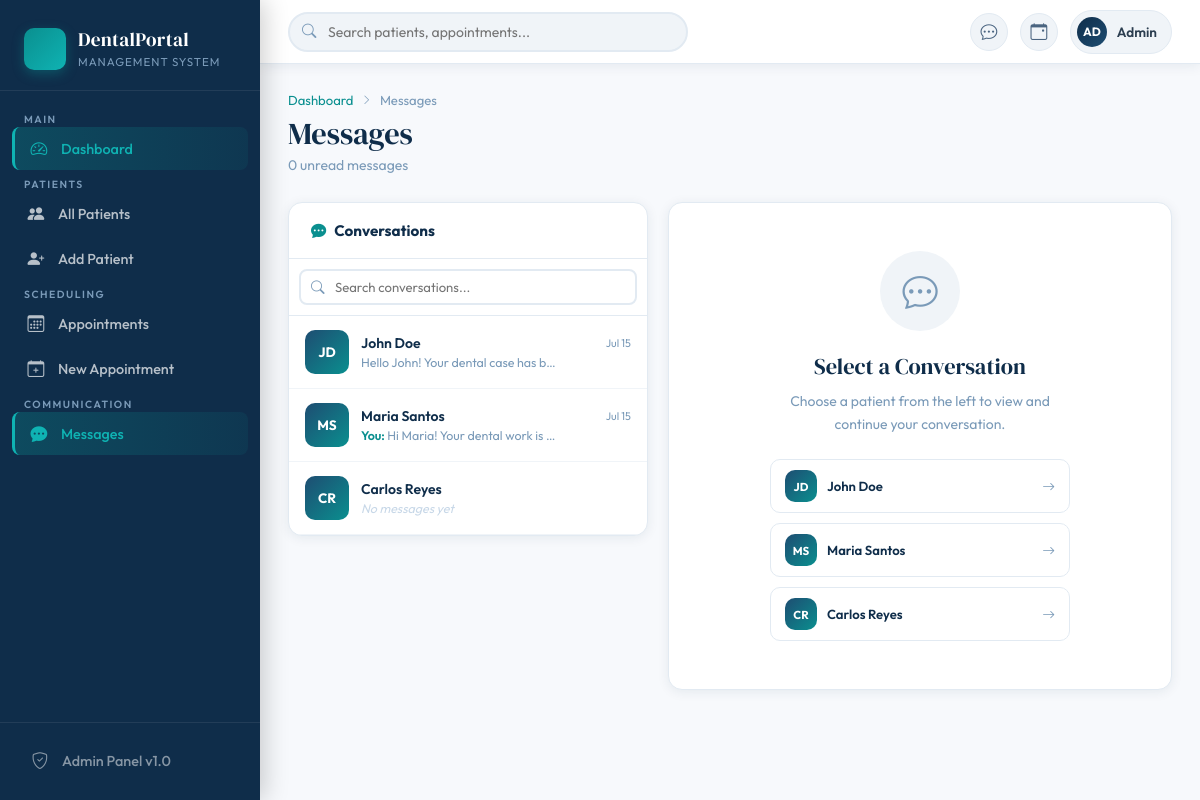
/messages/index.php, run on an earlier commit of the app's database.
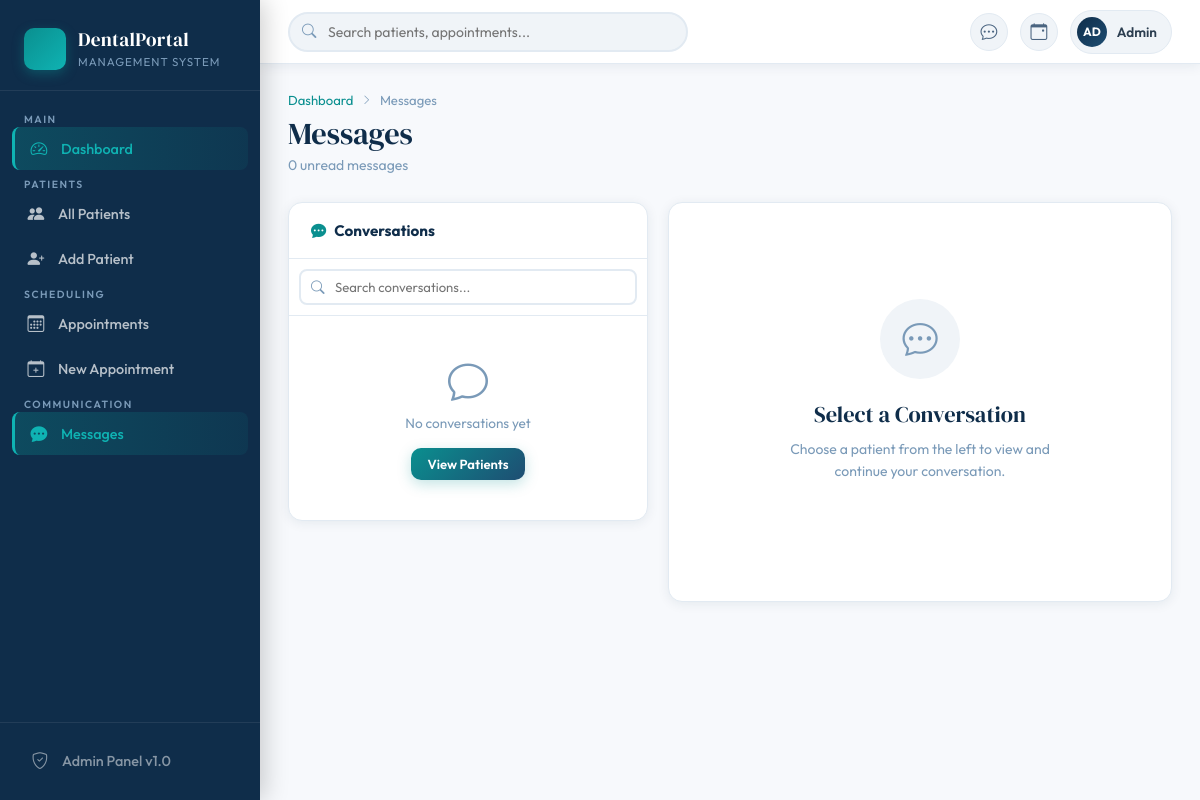
And on a later commit of the database.
### tables this page shows
CREATE TABLE IF NOT EXISTS customers (
    id INT AUTO_INCREMENT PRIMARY KEY,
    customer_name VARCHAR(255) NOT NULL,
    phone_number VARCHAR(30) NOT NULL,
    email VARCHAR(255) DEFAULT NULL,
    address TEXT DEFAULT NULL,
    date_created DATETIME DEFAULT CURRENT_TIMESTAMP,
    notes TEXT DEFAULT NULL
);

### messages/index.php (the view, shortened to what this page needs)
<?php
include "../db_conn.php";
$conversations = $conn->query("
    SELECT c.id, c.customer_name, c.phone_number,
           COUNT(m.id) as total_msgs,
           SUM(CASE WHEN m.is_read = 0 AND m.sender = 'customer' THEN 1 ELSE 0 END) as unread,
           MAX(m.date_sent) as last_msg_time,
           (SELECT message FROM messages WHERE customer_id = c.id ORDER BY date_sent DESC LIMIT 1) as last_message,
           (SELECT sender FROM messages WHERE customer_id = c.id ORDER BY date_sent DESC LIMIT 1) as last_sender
    FROM customers c
    LEFT JOIN messages m ON m.customer_id = c.id
    GROUP BY c.id
    ORDER BY last_msg_time DESC, c.customer_name ASC
")->fetchAll();
$total_unread = $conn->query("SELECT COUNT(*) FROM messages WHERE is_read = 0 AND sender = 'customer'")->fetchColumn();
?>
<!DOCTYPE html>
<html lang="en">
<head>
    <link href="https://cdn.jsdelivr.net/npm/bootstrap-icons@1.11.0/font/bootstrap-icons.css" rel="stylesheet">
    <link href="../assets/style.css" rel="stylesheet">
</head>
<body>
<?php include '../partials/sidebar.php'; ?>
<div class="main-wrap">
<?php include '../partials/topbar.php'; ?>
<div class="page-content">
    <div class="breadcrumb-dp">
        <a href="../index.php">Dashboard</a>
        <i class="bi bi-chevron-right"></i>
        <span>Messages</span>
    </div>
    <div class="page-header">
        <div>
            <h1 class="page-title">Messages</h1>
            <p class="page-subtitle">
                <?php echo $total_unread; ?> unread message<?php echo $total_unread !== 1 ? 's' : ''; ?>
            </p>
        </div>
    </div>
    <div style="display:grid;grid-template-columns:360px 1fr;gap:20px;align-items:start;" class="msg-layout">
        <div class="card-dp" style="overflow:hidden;">
            <div class="card-header-dp">
                <h3><i class="bi bi-chat-dots-fill"></i> Conversations</h3>
            </div>
            <div style="padding:10px;border-bottom:1px solid var(--gray-100);">
                <div style="position:relative;">
                    <i class="bi bi-search" style="position:absolute;left:12px;top:50%;transform:translateY(-50%);color:var(--gray-400);font-size:0.85rem;"></i>
                    <input type="text" id="convSearch" placeholder="Search conversations..."
                           style="width:100%;padding:8px 12px 8px 34px;border:2px solid var(--gray-100);border-radius:8px;font-family:'Outfit',sans-serif;font-size:0.82rem;">
                </div>
            </div>
            <div style="max-height:600px;overflow-y:auto;">
                <?php if(count($conversations) > 0): ?>
                    <?php foreach($conversations as $cv):
                        $parts = explode(' ', $cv['customer_name']);
                        $initials = strtoupper(substr($parts[0],0,1)) . (isset($parts[1]) ? strtoupper(substr($parts[1],0,1)) : '');
                        $hasUnread = $cv['unread'] > 0;
                        $lastTime  = $cv['last_msg_time'] ? date('M j', strtotime($cv['last_msg_time'])) : '';
                    ?>
                    <a href="../customers/view.php?id=<?php echo $cv['id']; ?>#messages"
                       class="conv-item <?php echo $hasUnread ? 'conv-unread' : ''; ?>"
                       style="display:flex;align-items:center;gap:12px;padding:14px 16px;text-decoration:none;color:inherit;border-bottom:1px solid var(--gray-50);transition:all 0.2s;
                              <?php echo $hasUnread ? 'background:rgba(10,143,143,0.04);' : ''; ?>">
                        <div style="position:relative;flex-shrink:0;">
                            <div class="patient-avatar" style="width:44px;height:44px;"><?php echo $initials; ?></div>
                        </div>
                        <div style="flex:1;min-width:0;">
                            <div style="display:flex;justify-content:space-between;align-items:center;margin-bottom:3px;">
                                <span style="font-weight:<?php echo $hasUnread ? '700' : '600'; ?>;font-size:0.875rem;color:var(--navy);">
                                    <?php echo htmlspecialchars($cv['customer_name']); ?>
                                </span>
                                <span style="font-size:0.68rem;color:var(--gray-400);"><?php echo $lastTime; ?></span>
                            </div>
                            <?php if($cv['last_message']): ?>
                            <div style="font-size:0.78rem;color:var(--gray-400);white-space:nowrap;overflow:hidden;text-overflow:ellipsis;max-width:200px;">
                                <?php if($cv['last_sender'] === 'admin'): ?>
                                <span style="color:var(--teal);font-weight:600;">You: </span>
                                <?php endif; ?>
                                <?php echo htmlspecialchars(substr($cv['last_message'],0,60)); ?>
                            </div>
                            <?php else: ?>
                            <div style="font-size:0.78rem;color:var(--gray-200);font-style:italic;">No messages yet</div>
                            <?php endif; ?>
                        </div>
                    </a>
                    <?php endforeach; ?>
                <?php else: ?>
                <div class="empty-mini" style="padding:40px 20px;">
                    <i class="bi bi-chat" style="font-size:2.5rem;"></i>
                    <p>No conversations yet</p>
                    <a href="../customers/list.php" class="btn-primary-dp" style="font-size:0.82rem;padding:8px 16px;margin-top:8px;">
                        View Patients
                    </a>
                </div>
                <?php endif; ?>
            </div>
        </div>
        <div class="card-dp" style="display:flex;flex-direction:column;min-height:400px;">
            <div style="flex:1;display:flex;flex-direction:column;align-items:center;justify-content:center;padding:48px;text-align:center;color:var(--gray-400);">
                <div style="width:80px;height:80px;background:var(--gray-50);border-radius:50%;display:flex;align-items:center;justify-content:center;margin-bottom:20px;font-size:2.2rem;">
                    <i class="bi bi-chat-dots"></i>
                </div>
                <h3 style="font-family:'DM Serif Display',serif;font-size:1.4rem;font-weight:400;color:var(--navy);margin-bottom:8px;">Select a Conversation</h3>
                <p style="font-size:0.875rem;max-width:280px;line-height:1.6;">
                    Choose a patient from the left to view and continue your conversation.
                </p>
                <div style="margin-top:24px;display:grid;gap:10px;width:100%;max-width:300px;">
                    <?php foreach(array_slice($conversations, 0, 3) as $cv):
                        $parts = explode(' ', $cv['customer_name']);
                        $initials = strtoupper(substr($parts[0],0,1)) . (isset($parts[1]) ? strtoupper(substr($parts[1],0,1)) : '');
                    ?>
                    <a href="../customers/view.php?id=<?php echo $cv['id']; ?>#messages"
                       style="display:flex;align-items:center;gap:10px;padding:10px 14px;border:1px solid var(--gray-100);border-radius:10px;text-decoration:none;color:inherit;transition:all 0.2s;background:white;"
                       onmouseover="this.style.borderColor='var(--teal)'" onmouseout="this.style.borderColor='var(--gray-100)'">
                        <div class="patient-avatar" style="width:32px;height:32px;font-size:0.72rem;"><?php echo $initials; ?></div>
                        <div style="flex:1;text-align:left;">
                            <div style="font-weight:600;font-size:0.82rem;color:var(--navy);"><?php echo htmlspecialchars($cv['customer_name']); ?></div>
                        </div>
                        <i class="bi bi-arrow-right" style="color:var(--gray-400);font-size:0.8rem;"></i>
                    </a>
                    <?php endforeach; ?>
                </div>
            </div>
        </div>
    </div>
</div>
</div>
</body>
</html>

### partials/sidebar.php (shortened to what this page needs)
<?php
$current_page = basename($_SERVER['PHP_SELF']);
$current_dir  = basename(dirname($_SERVER['PHP_SELF']));
function nav_active($dir, $file = '') {
    global $current_dir, $current_page;
    if ($dir && $current_dir === $dir) return 'active';
    if ($file && $current_page === $file) return 'active';
    return '';
}
?>
<aside class="sidebar" id="sidebar">
    <div class="sidebar-brand">
        <div class="brand-icon">
        </div>
        <div class="brand-text">
            <h2>DentalPortal</h2>
            <span>Management System</span>
        </div>
    </div>
    <nav class="sidebar-nav">
        <span class="nav-group-label">Main</span>
        <a href="<?php echo str_repeat('../', substr_count($_SERVER['PHP_SELF'], '/')-2); ?>index.php"
           class="nav-item <?php echo nav_active('', 'index.php'); ?>">
            <i class="bi bi-speedometer2"></i>
            Dashboard
        </a>
        <span class="nav-group-label">Patients</span>
        <a href="<?php echo str_repeat('../', substr_count($_SERVER['PHP_SELF'], '/')-2); ?>customers/list.php"
           class="nav-item <?php echo nav_active('customers'); ?>">
            <i class="bi bi-people-fill"></i>
            All Patients
        </a>
        <a href="<?php echo str_repeat('../', substr_count($_SERVER['PHP_SELF'], '/')-2); ?>customers/create.php"
           class="nav-item <?php echo ($current_dir === 'customers' && $current_page === 'create.php') ? 'active' : ''; ?>">
            <i class="bi bi-person-plus-fill"></i>
            Add Patient
        </a>
        <span class="nav-group-label">Scheduling</span>
        <a href="<?php echo str_repeat('../', substr_count($_SERVER['PHP_SELF'], '/')-2); ?>appointments/list.php"
           class="nav-item <?php echo nav_active('appointments'); ?>">
            <i class="bi bi-calendar3"></i>
            Appointments
        </a>
        <a href="<?php echo str_repeat('../', substr_count($_SERVER['PHP_SELF'], '/')-2); ?>appointments/create.php"
           class="nav-item <?php echo ($current_dir === 'appointments' && $current_page === 'create.php') ? 'active' : ''; ?>">
            <i class="bi bi-calendar-plus"></i>
            New Appointment
        </a>
        <span class="nav-group-label">Communication</span>
        <a href="<?php echo str_repeat('../', substr_count($_SERVER['PHP_SELF'], '/')-2); ?>messages/index.php"
           class="nav-item <?php echo nav_active('messages'); ?>">
            <i class="bi bi-chat-dots-fill"></i>
            Messages
        </a>
    </nav>
    <div class="sidebar-footer">
        <div class="nav-item" style="cursor:default;">
            <i class="bi bi-shield-check"></i>
            Admin Panel v1.0
        </div>
    </div>
</aside>

### partials/topbar.php (shortened to what this page needs)
<header class="topbar">
    <div class="topbar-search">
        <i class="bi bi-search"></i>
        <input type="text" id="tableSearch" placeholder="Search patients, appointments...">
    </div>
    <div class="topbar-right">
        <a href="<?php echo str_repeat('../', substr_count($_SERVER['PHP_SELF'], '/')-2); ?>messages/index.php"
           class="topbar-icon-btn" title="Messages">
            <i class="bi bi-chat-dots"></i>
        </a>
        <a href="<?php echo str_repeat('../', substr_count($_SERVER['PHP_SELF'], '/')-2); ?>appointments/list.php"
           class="topbar-icon-btn" title="Appointments">
            <i class="bi bi-calendar-event"></i>
        </a>
        <div class="topbar-admin">
            <div class="admin-avatar">AD</div>
            <span class="admin-name">Admin</span>
        </div>
    </div>
</header>

What changed in the data, as far as the page shows it:
removed customers: customer_name "JD", customer_name "John Doe", lastTime "Jul 15", last_message "Hello John! Your dental case has b…"
removed customers: customer_name "MS", customer_name "Maria Santos", lastTime "Jul 15", shows "You:", last_message "Hi Maria! Your dental work is…"
removed customers: customer_name "CR", customer_name "Carlos Reyes", shows "No messages yet"
Also different on the page:
text now shown: "No conversations yet View Patients"
